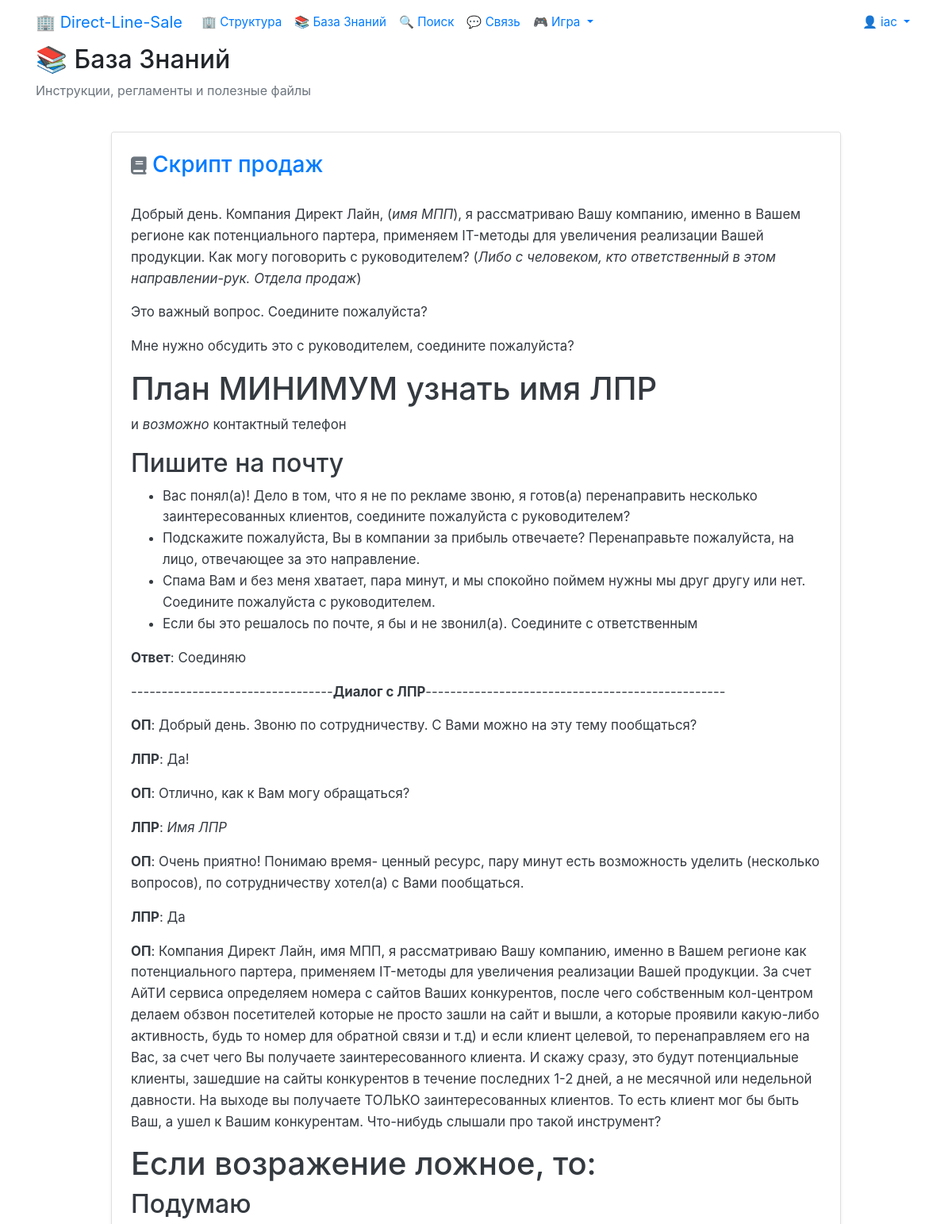
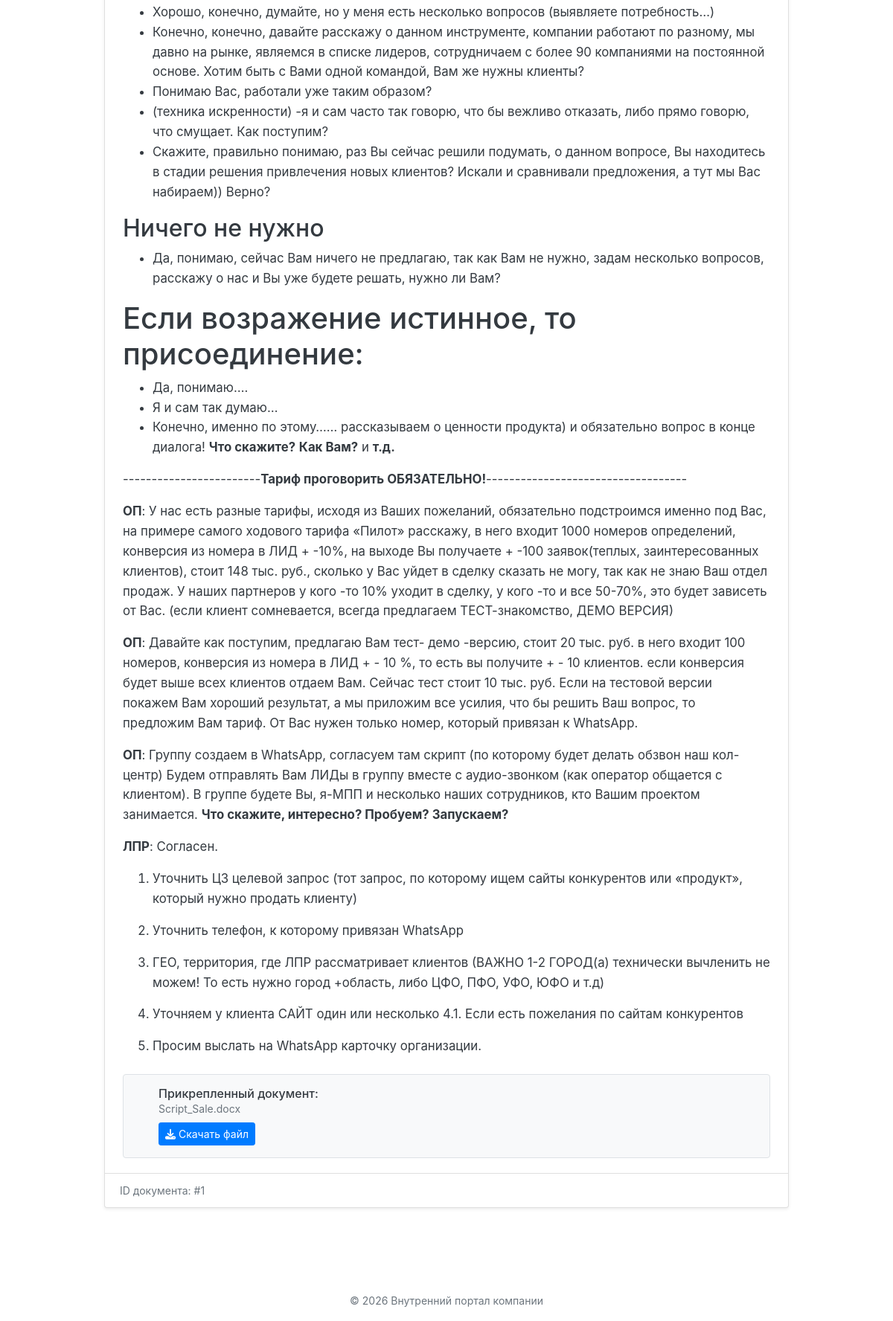
The app's page /wiki (signed in) with its own data (2 pictures, top to bottom).
### app.py (models this page shows, shortened)
class User(UserMixin, db.Model):
    id = db.Column(db.Integer, primary_key=True)
    username = db.Column(db.String(50), unique=True,
                         nullable=False, index=True)
    password_hash = db.Column(db.String(200), nullable=False)
    employee_id = db.Column(db.Integer, db.ForeignKey(
        'employee.id'), nullable=True, unique=True)
    role = db.Column(db.String(20), default='employee')
    is_active = db.Column(db.Boolean, default=True)
    created_at = db.Column(db.DateTime, default=datetime.now)
    last_login = db.Column(db.DateTime, nullable=True)
    must_change_password = db.Column(db.Boolean, default=True)
    password_changed_at = db.Column(db.DateTime, nullable=True)
    employee = db.relationship('Employee', backref=db.backref(
        'user', uselist=False), lazy='joined')

class Article(db.Model):
    id = db.Column(db.Integer, primary_key=True)
    title = db.Column(db.String(200), nullable=False,
                      index=True)  # Индекс для поиска
    content = db.Column(db.Text, nullable=True)
    file_path = db.Column(db.String(200), nullable=True)

### app.py (the view)
@app.route('/wiki')
def wiki():
    articles = Article.query.all()
    return render_template('wiki.html', articles=articles)

### app.py (called while the page is built)
@login_manager.user_loader
def load_user(user_id):
    return User.query.get(int(user_id))

@app.template_filter('markdown')
def render_markdown(text):
    return markdown.markdown(text) if text else ""

### templates/wiki.html (shortened to what this page needs)
{% extends "base.html" %}
{% block content %}
<div class="row mb-4 align-items-center">
    <div class="col">
        <h2>📚 База Знаний</h2>
        <p class="text-muted">Инструкции, регламенты и полезные файлы</p>
    </div>
</div>
<div class="row">
    {% for article in articles %}
    <div class="col-lg-10 offset-lg-1 mb-5"> <div class="card shadow-sm">
            <div class="card-header bg-white border-bottom-0 pt-4 px-4">
                <h3 class="text-primary m-0">
                    <i class="fa fa-book text-muted" aria-hidden="true" style="font-size: 0.8em;"></i>
                    {{ article.title }}
                </h3>
            </div>
            <div class="card-body px-4">
                {% if article.content %}
                    <div class="article-content text-dark" style="font-size: 1.05em; line-height: 1.6;">
                        {{ article.content | markdown | safe }}
                    </div>
                {% endif %}
                {% if article.file_path %}
                <div class="mt-4 p-3 bg-light rounded border d-flex align-items-center">
                    <div style="margin-left: 15px;">
                        <h6 class="m-0 text-dark">Прикрепленный документ:</h6>
                        <small class="text-muted d-block mb-2">{{ article.file_path }}</small>
                        <a href="{{ url_for('static', filename='uploads/' + article.file_path) }}" class="btn btn-sm btn-primary" download>
                            <i class="fa fa-download"></i> Скачать файл
                        </a>
                    </div>
                </div>
                {% endif %}
            </div>
            <div class="card-footer bg-transparent text-muted small">
                ID документа: #{{ article.id }}
            </div>
        </div>
    </div>
    {% endfor %}
</div>
{% endblock %}

### templates/base.html (shortened to what this page needs)
<!DOCTYPE html>
<html lang="ru">
<head>
    <link rel="stylesheet" href="https://cdn.jsdelivr.net/npm/bootstrap@4.6.2/dist/css/bootstrap.min.css">
    <link rel="stylesheet" href="https://cdnjs.cloudflare.com/ajax/libs/font-awesome/6.4.0/css/all.min.css">
</head>
<body>
    <nav class="navbar navbar-expand-lg sticky-top">
        <div class="container">
            <a class="navbar-brand" href="/">🏢 Direct-Line-Sale</a>
            <div class="collapse navbar-collapse" id="navbarNav">
                <ul class="navbar-nav mr-auto">
                    <li class="nav-item">
                        <a class="nav-link" href="{{ url_for('home') }}">🏢 Структура</a>
                    </li>
                    <li class="nav-item">
                        <a class="nav-link" href="{{ url_for('wiki') }}">📚 База Знаний</a>
                    </li>
                    <li class="nav-item">
                        <a class="nav-link" href="{{ url_for('search') }}">🔍 Поиск</a>
                    </li>
                    <li class="nav-item">
                        <a class="nav-link" href="{{ url_for('feedback') }}">💬 Связь</a>
                    </li>
                    {% if current_user.is_authenticated %}
                    <li class="nav-item dropdown">
                        <a class="nav-link dropdown-toggle" href="#" id="navbarGameDropdown" role="button"
                            data-toggle="dropdown" aria-haspopup="true" aria-expanded="false">
                            🎮 Игра
                        </a>
                    </li>
                    {% endif %}
                </ul>
                <ul class="navbar-nav ml-auto">
                    {% if current_user.is_authenticated %}
                    <li class="nav-item dropdown">
                        <a class="nav-link dropdown-toggle" href="#" id="navbarUserDropdown" role="button"
                            data-toggle="dropdown" aria-haspopup="true" aria-expanded="false">
                            👤 {{ current_user.username }}
                        </a>
                    </li>
                    {% else %}
                    <li class="nav-item">
                        <a class="nav-link" href="{{ url_for('user_login') }}">🔐 Вход</a>
                    </li>
                    {% endif %}
                </ul>
            </div>
        </div>
    </nav>
    <div class="container">
        {% block content %}{% endblock %}
    </div>
    <footer class="text-center mt-5 py-3 text-muted">
        <small>© 2026 Внутренний портал компании</small>
    </footer>
</body>
</html>

### templates/base.html (style rules this page uses)
.navbar-nav .nav-link { padding: 0.5rem 0.75rem; font-size: 0.95rem; }

### records on screen
User: username "iac"
Article: title "Скрипт продаж", content "Добрый день. Компания Директ Лайн, ( имя МПП ), я рассматриваю Вашу компанию, именно в Вашем регионе как потенциального партера, применяем IT-методы для увеличения реализации Вашей продукции. Как могу поговорить с руководителем? ( Либо с человеком, кто ответственный в этом направлении-рук. Отдела продаж ) Это важный вопрос. Соедините пожалуйста? Мне нужно обсудить это с руководителем, соедините пожалуйста? План МИНИМУМ узнать имя ЛПР и возможно контактный телефон Пишите на почту Вас понял(а)! Дело в том, что я не по рекламе звоню, я готов(а) перенаправить несколько заинтересованных клиентов, соедините пожалуйста с руководителем? Подскажите пожалуйста, Вы в компании за прибыль отвечаете?…", file_path "Script_Sale.docx", id "1"
